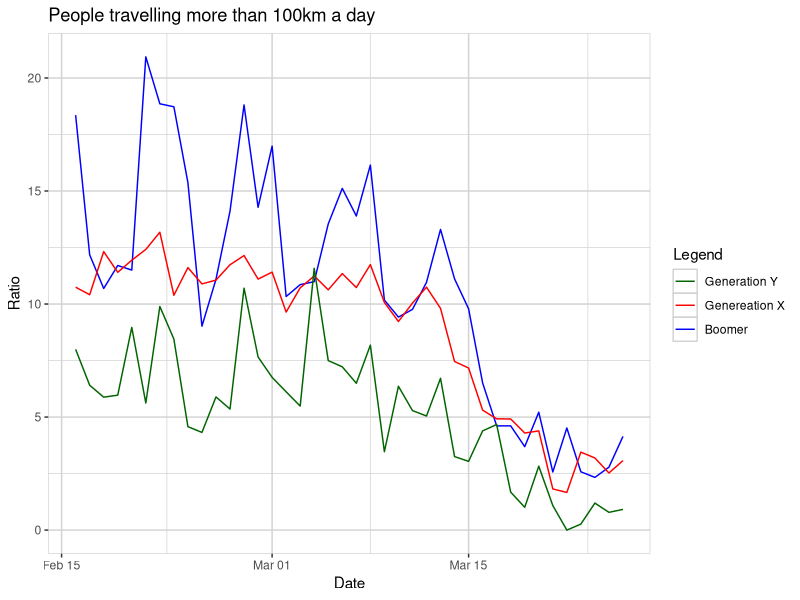
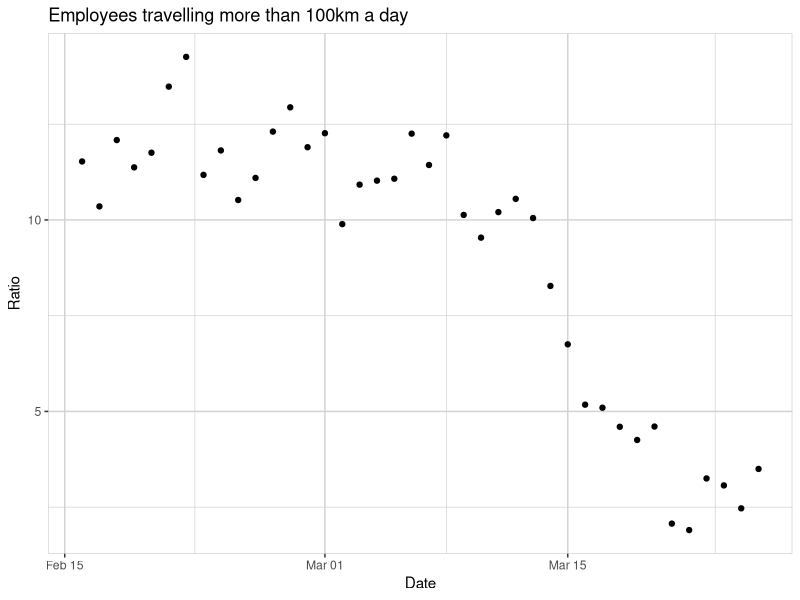
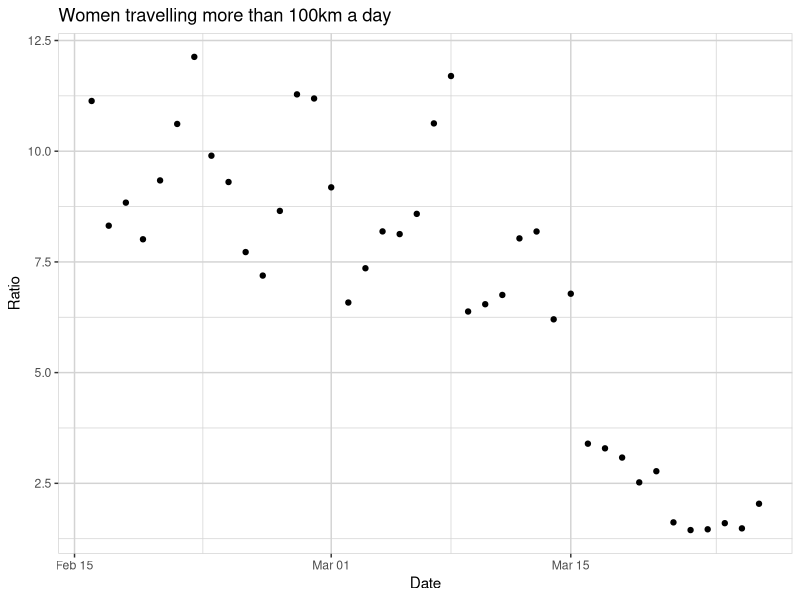
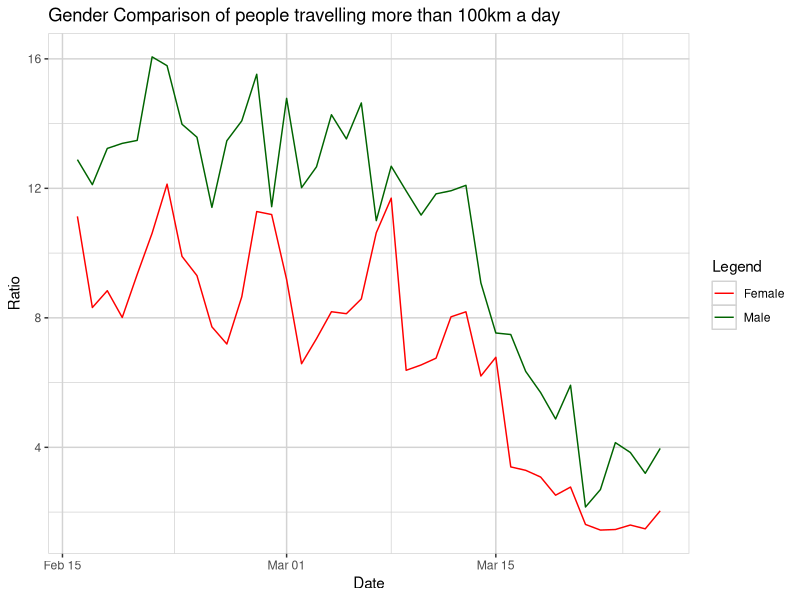
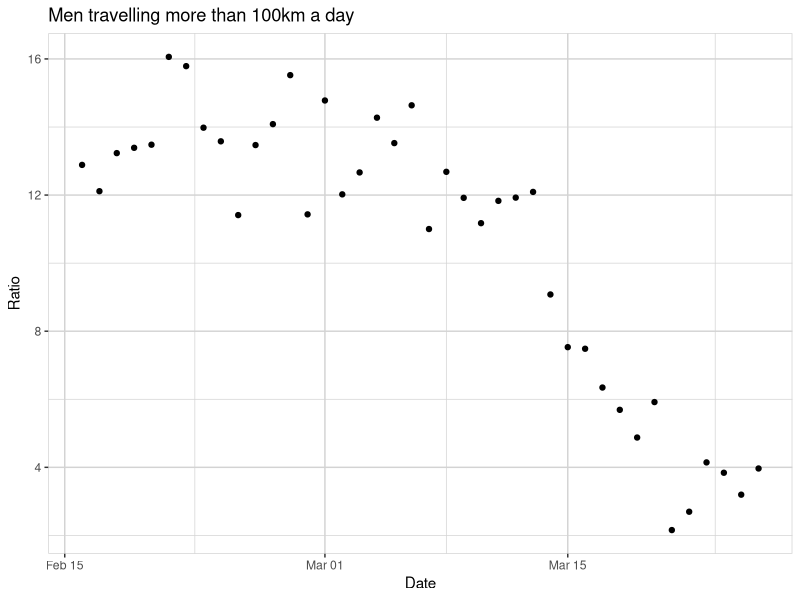
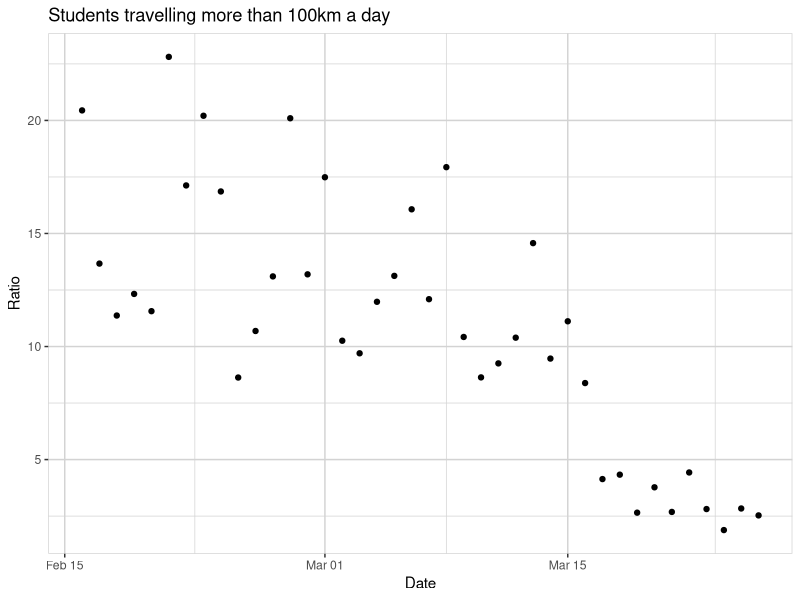

R code for these plots, in order:
library(dplyr)
library(ggplot2)



mobility <- read.csv('Mobility/Distanzkategorien_in_Prozent_pro_Tag.csv', sep = ';')




mobility$Datum <- as.Date.factor(mobility$Datum, tryFormats = "%d.%m.%Y")





### 2km-10km Filter
dist_2_10km <- filter(mobility, Beschreibung == "Distanz", Ausprägung == "2 - 10 Kilometer")

### 10km-20km Filter
dist_10_20km <- filter(mobility, Beschreibung == "Distanz", Ausprägung == "10 - 20 Kilometer")

### 20km-50km Filter
dist_20_50km <- filter(mobility, Beschreibung == "Distanz", Ausprägung == "20 - 50 Kilometer")

### 50km-100km Filter
dist_50_100km <- filter(mobility, Beschreibung == "Distanz", Ausprägung == "50 - 100 Kilometer")

### 100km Filter
dist_100km <- filter(mobility, Beschreibung == "Distanz", Ausprägung == "100++ Kilometer")


### select Studying
dist_100km_stud <- select(dist_100km, "In_Ausbildung", "Datum")
dist_100km_empl <- select(dist_100km, "Erwerbstätig", "Datum")
dist_100km_female <-select(dist_100km, "Weiblich", "Datum")
dist_100km_male <-select(dist_100km, "Männlich", "Datum")
dist_100km_gender <- select(dist_100km, "Männlich", "Weiblich", "Datum")
dist_100km_young <-select(dist_100km, "Alter_15.29", "Datum")
dist_100km_middle <-select(dist_100km, "Alter_30.64", "Datum")
dist_100km_old <- select(dist_100km, "Alter_65.79", "Datum")




#ggplot age

plot_age <- ggplot() +
  geom_line(data = dist_100km_young, aes(x = Datum, y = Alter_15.29, color = "Generation Y")) +
  geom_line(data = dist_100km_middle, aes(x = Datum, y = Alter_30.64, color ="Generation X")) +
  geom_line(data = dist_100km_old, aes(x = Datum, y = Alter_65.79, color ="Boomer")) +
  labs(x = "Date",
       y = "Ratio",
       title = "People travelling more than 100km a day") +
  scale_color_manual(name = "Legend", labels = c('Generation Y' , 'Genereation X', 'Boomer'), values=c("darkgreen", "red", 'blue'))+
  theme(
    panel.background = element_rect(fill = 'white', colour = 'lightgrey', size = 0.5, linetype = "solid"), 
    panel.grid.major = element_line(size = 0.5, linetype = 'solid', colour = "lightgrey"),
    panel.grid.minor = element_line(size = 0.25, linetype = 'solid', colour = "lightgrey"),# Background of the entire plot
    legend.position="right",)
 




#ggplot employed

plot_employed <- ggplot(data = dist_100km_empl, aes(x = Datum, y = Erwerbstätig), color = white) +
  geom_point() +
  labs(x = "Date",
       y = "Ratio",
       title = "Employees travelling more than 100km a day")+
  theme(
    panel.background = element_rect(fill = 'white', colour = 'lightgrey', size = 0.5, linetype = "solid"), 
    panel.grid.major = element_line(size = 0.5, linetype = 'solid', colour = "lightgrey"),
    panel.grid.minor = element_line(size = 0.25, linetype = 'solid', colour = "lightgrey"),# Background of the entire plot
    legend.position="right",)

#ggplot students

plot_students <- ggplot(data = dist_100km_stud, aes(x = Datum, y = In_Ausbildung)) +
  geom_point() +
  labs(x = "Date",
       y = "Ratio",
       title = "Students travelling more than 100km a day")+
  theme(
    panel.background = element_rect(fill = 'white', colour = 'lightgrey', size = 0.5, linetype = "solid"), 
    panel.grid.major = element_line(size = 0.5, linetype = 'solid', colour = "lightgrey"),
    panel.grid.minor = element_line(size = 0.25, linetype = 'solid', colour = "lightgrey"),# Background of the entire plot
    legend.position="right",)
#ggplot female

plot_female <- ggplot(data = dist_100km_female, aes(x = Datum, y = Weiblich)) +
  geom_point() +
  labs(x = "Date",
       y = "Ratio",
       title = "Women travelling more than 100km a day")+
  theme(
    panel.background = element_rect(fill = 'white', colour = 'lightgrey', size = 0.5, linetype = "solid"), 
    panel.grid.major = element_line(size = 0.5, linetype = 'solid', colour = "lightgrey"),
    panel.grid.minor = element_line(size = 0.25, linetype = 'solid', colour = "lightgrey"),# Background of the entire plot
    legend.position="right",)


#ggplot male

plot_male <- ggplot(data = dist_100km_male, aes(x = Datum, y = Männlich)) +
  geom_point() +
  labs(x = "Date",
       y = "Ratio",
       title = "Men travelling more than 100km a day")+
  theme(
    panel.background = element_rect(fill = 'white', colour = 'lightgrey', size = 0.5, linetype = "solid"), 
    panel.grid.major = element_line(size = 0.5, linetype = 'solid', colour = "lightgrey"),
    panel.grid.minor = element_line(size = 0.25, linetype = 'solid', colour = "lightgrey"),# Background of the entire plot
    legend.position="right",)


#ggplot gender comparison


plot_gender <- ggplot(color = 'white') +
  geom_line(data = dist_100km_male, aes(x = Datum, y = Männlich, color = "Male")) +
  geom_line(data = dist_100km_female, aes(x = Datum, y = Weiblich, color ="Female")) +
  labs(x = "Date",
       y = "Ratio",
       title = "Gender Comparison of people travelling more than 100km a day")+
  scale_color_manual(name = "Legend", values=c('red', 'darkgreen'))+
  theme(
    panel.background = element_rect(fill = 'white', colour = 'lightgrey', size = 0.5, linetype = "solid"), 
    panel.grid.major = element_line(size = 0.5, linetype = 'solid', colour = "lightgrey"),
    panel.grid.minor = element_line(size = 0.25, linetype = 'solid', colour = "lightgrey"),# Background of the entire plot
    legend.position="right",)












